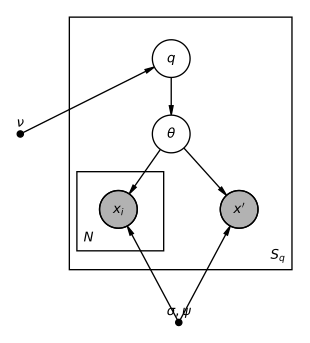

Source code (Python):
"""Plate-notation diagram for spec 002-foreign-q-prediction.

This is the generative model of NATURE (the external environment), NOT what
the agent assumes — exactly as in spec 001. The agent never sees q or the
nature selector nu; it reasons through one fixed prior
pi in {p*, p_lat, p_proj, p_J, p_U, p_LN, p_ref} (plus q-bar as a reference ceiling) chosen from
the likelihood geometry and the data budget alone, never coupled to q. That
decoupling (agent != nature) is the whole point: it is what lets the
held-out predictive log-loss test whether p*'s A&M-unbiasedness transfers to
a foreign q (see spec sec 0, sec 2). The agent's prior is therefore omitted
from this nature-only diagram and described in prose.

Structure:

  - nu (the nature, spec sec 2.3): fixes which foreign nature q is sampled -- a
    tilt t of the family q_t ~ (sqrt det g)^t, a stress nature, or a
    self-sampling control. Fixed input, OUTSIDE the plates.
  - Outer plate (s = 1, ..., S_q): independent draws of the data-generating
    density q_s and the truth theta_s ~ q_s. The likelihood geometry
    (taper, rotation, dimension D, noise sigma) is fixed across draws and is
    described in the spec, not drawn here.
  - theta ~ q: nature's true parameter for this draw.
  - Training plate (i = 1, ..., N): the observations x_i ~ p(x|theta) the
    agent conditions on to form its posterior.
  - x' : a fresh held-out observation x' ~ p(x|theta), the target of the
    one-step score r_N. Observed only at scoring time, never conditioned on
    (cf. spec 001's shaded-node convention).

Run:    python diagrams/002-foreign-q-prediction-pgm.py
Output: diagrams/002-foreign-q-prediction-pgm.svg
"""
import daft

pgm = daft.PGM()

# Nature selector nu: an input parameter, fixed across q-samples, so it sits
# OUTSIDE the outer plate. Drawn as a fixed (double-circle) node.
pgm.add_node("nu", r"$\nu$", x=0.5, y=2.0, fixed=True)

# Generative chain: q ~ nu, theta ~ q, then both the training x_i and the
# held-out x' are drawn from p(.|theta).
pgm.add_node("q",     r"$q$",      x=2.5, y=3.0)
pgm.add_node("theta", r"$\theta$", x=2.5, y=2.0)
pgm.add_node("x",     r"$x_i$",    x=1.8, y=1.0, observed=True)
pgm.add_node("xp",    r"$x'$",     x=3.4, y=1.0, observed=True)

pgm.add_edge("nu",    "q")
pgm.add_edge("q",     "theta")
pgm.add_edge("theta", "x")
pgm.add_edge("theta", "xp")

# Fixed likelihood inputs collected in one double-circled node: the noise scale
# sigma and the geometry config psi (dimension D, observation times, taper,
# rotation). Constant across draws, so OUTSIDE the S_q plate; it feeds every
# observation. Answers the review note "can sigma and other parameters be put on
# the generative model".
pgm.add_node("phi", r"$\sigma,\psi$", x=2.6, y=-0.5, fixed=True)
pgm.add_edge("phi", "x")
pgm.add_edge("phi", "xp")

# NB on plate order: daft draws plates with a *white* fill, so a later plate
# paints over an earlier one in the overlap region. The outer plate is added
# FIRST so the inner training plate, drawn second, renders on top of it.

# Outer plate: S_q independent draws of q (and hence theta, x_i, x'). Excludes c.
pgm.add_plate(
    [1.15, 0.2, 2.95, 3.35],
    label=r"$S_q$",
    position="bottom right",
)

# Inner training plate: N i.i.d. observations x_i conditional on theta. Sized
# around the x_i node only (x' is the single held-out target, not in the plate),
# label at bottom-left so it sits clear of the theta->x_i arrow and of x'.
pgm.add_plate(
    [1.25, 0.45, 1.15, 1.05],
    label=r"$N$",
    position="bottom left",
)

pgm.render()
pgm.savefig("diagrams/002-foreign-q-prediction-pgm.svg")
